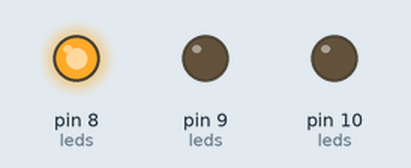
Recording of a sketch running on a simulated Arduino Uno, built with avr-gcc and run on an emulated ATmega328P. Parts: output pins drawn as LEDs (lit = HIGH).

Above: at 1.2 s.
At 2.7 s:
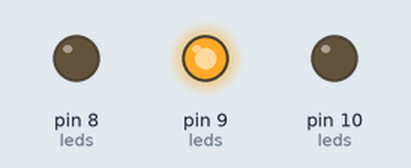
At 5.5 s:
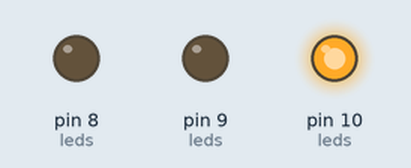
Timing chart, 0 to 10.4 s (numbered marks = the images above):
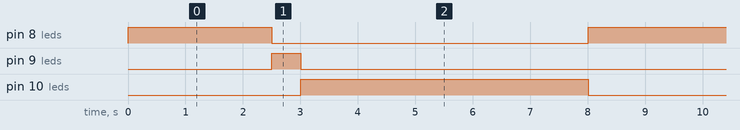

The sketch:

delays.ino
```cpp
#define LED_1 8
#define LED_2 9
#define LED_3 10

int leds[] = {LED_1, LED_2, LED_3};
int delays[] = {2500, 500, 5000};
int index = 0;

unsigned long previousMillis = 0;

void setup() {
  for (int i = 0; i < 3; i++) {
    pinMode(leds[i], OUTPUT);
  }
  digitalWrite(leds[0], 1);
}

void loop() {
  unsigned long currentMillis = millis();
  if (currentMillis - previousMillis > delays[index]) {
    digitalWrite(leds[index], 0);
    index = (index + 1) % 3;
    digitalWrite(leds[index], 1);

    previousMillis = currentMillis;
  }
}
```

Measured:
- by itself, pin 8 (leds): alternates HIGH for 2.5 s and LOW for 5.5 s
- by itself, pin 9 (leds): alternates HIGH for 0.50 s and LOW for 7.5 s
- by itself, pin 10 (leds): alternates HIGH for 5.0 s and LOW for 3.0 s
